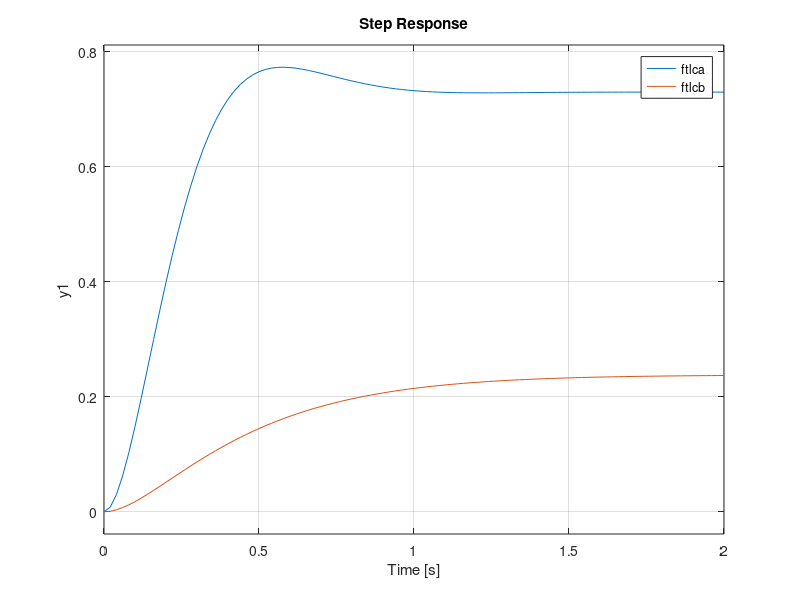

Write the MATLAB code that produced this figure.
pkg load control 
clc; close all; clear all;

s = tf('s')
G1 = (15*(s+40))/(s*(s+10)*(s+15))
s1 = -3.84+3.84i
invk = abs((15*(s1+40))/(s1*(s1+10)*(s1+15)));
k = 1/invk

G2 = (5*(s+5))/((s+2)*(s+4)*(s+10))
rlocus(G2)
psita = sqrt((log(0.04)^2)/(pi^2+log(0.04)^2))
sgrid(psita, [10])
s2 = -5.2+5.1i
invk = abs((5*(s2+5))/((s2+2)*(s2+4)*(s2+10)));
k = 1/invk
ftlca = feedback(G2*k,1)
ftlcb = feedback(G2,1)
step(ftlca,ftlcb)